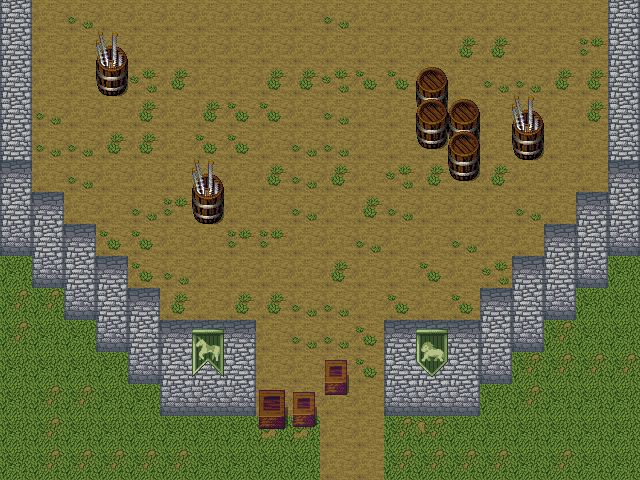

Rendered tile map (Tiled .tmx) drawn with the repository's tilesets; below, a short description and the map source with its tile grids summarised:
An orthogonal 20x15 tile map with 32x32 px tiles, 4 tile layers (base, base, base, top) and 20 objects.

<map version="1.0" orientation="orthogonal" width="20" height="15" tilewidth="32" tileheight="32">
 <tileset firstgid="1" name="tileset" tilewidth="32" tileheight="32">
  <image source="../tileset.png" />
 </tileset>
 <layer name="base" width="20" height="15">
  <data>[300 cells, 300 non-empty, 10 distinct tile ids]</data>
 </layer>
 <layer name="base" width="20" height="15">
  <data>[300 cells, 78 non-empty, 18 distinct tile ids]</data>
 </layer>
 <layer name="base" width="20" height="15">
  <data>[300 cells, 4 non-empty, 4 distinct tile ids]</data>
 </layer>
 <layer name="top" width="20" height="15">
  <data>[300 cells, 9 non-empty, 5 distinct tile ids]</data>
 </layer>
 <objectgroup name="collision" width="20" height="15">
  <object name="" x="416" y="128" width="64" height="32" />
  <object name="" x="448" y="160" width="32" height="32" />
  <object name="" x="416" y="96" width="32" height="32" />
  <object name="" x="512" y="128" width="32" height="32" />
  <object name="" x="192" y="192" width="32" height="32" />
  <object name="" x="96" y="64" width="32" height="32" />
  <object name="" x="256" y="384" width="64" height="32" />
  <object name="" x="320" y="352" width="32" height="32" />
  <object name="" x="160" y="320" width="96" height="96" />
  <object name="" x="384" y="320" width="96" height="96" />
  <object name="" x="480" y="288" width="32" height="96" />
  <object name="" x="512" y="256" width="32" height="96" />
  <object name="" x="544" y="224" width="32" height="96" />
  <object name="" x="576" y="192" width="32" height="96" />
  <object name="" x="608" y="0" width="32" height="256" />
  <object name="" x="0" y="0" width="32" height="256" />
  <object name="" x="32" y="192" width="32" height="96" />
  <object name="" x="64" y="224" width="32" height="96" />
  <object name="" x="96" y="256" width="32" height="96" />
  <object name="" x="128" y="288" width="32" height="96" />
 </objectgroup>
</map>
